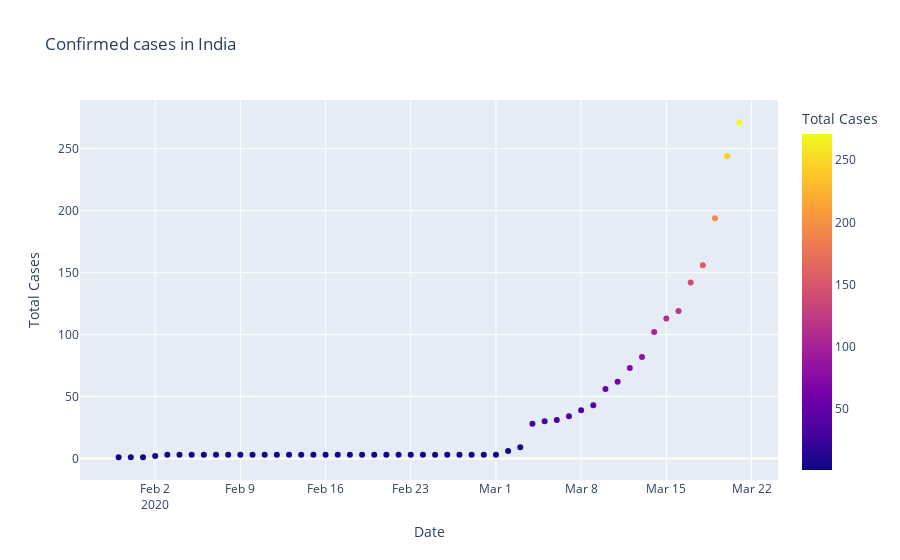

This figure's notebook cell:
### Code cell
fig=plt.figure(figsize=(10,5),dpi=200)
axes=fig.add_axes([0.1,0.1,0.8,0.8])
axes.plot(dbd_India["Date"],dbd_India["Total Cases"],color='blue',marker='*')
axes.set_xlabel("Date")
axes.set_ylabel("Total Cases")
axes.set_title("Confirmed cases in India")
plt.show()


#plotly Express

fig=px.scatter(dbd_India,x="Date",y="Total Cases",color='Total Cases',title='Confirmed cases in India')
fig.show()

### Figure 1 — Plotly figure (JSON) as saved in the notebook; plotly's stock layout.template omitted (floating-point values rounded to 4 significant figures)
{"data": [{"hovertemplate": "Date=%{x}<br>Total Cases=%{marker.color}<extra></extra>", "legendgroup": "", "marker": {"color": [1, 1, 1, 2, 3, 3, 3, 3, 3, 3, 3, 3, 3, 3, 3, 3, 3, 3, 3, 3, 3, 3, 3, 3, 3, 3, 3, 3, 3, 3, 3, 3, 6, 9, 28, 30, 31, 34, 39, 43, 56, 62, 73, 82, 102, 113, 119, 142, 156, 194, 244, 271], "coloraxis": "coloraxis", "symbol": "circle"}, "mode": "markers", "name": "", "showlegend": false, "type": "scatter", "x": ["2020-01-30T00:00:00", "2020-01-31T00:00:00", "2020-02-01T00:00:00", "2020-02-02T00:00:00", "2020-02-03T00:00:00", "2020-02-04T00:00:00", "2020-02-05T00:00:00", "2020-02-06T00:00:00", "2020-02-07T00:00:00", "2020-02-08T00:00:00", "2020-02-09T00:00:00", "2020-02-10T00:00:00", "2020-02-11T00:00:00", "2020-02-12T00:00:00", "2020-02-13T00:00:00", "2020-02-14T00:00:00", "2020-02-15T00:00:00", "2020-02-16T00:00:00", "2020-02-17T00:00:00", "2020-02-18T00:00:00", "2020-02-19T00:00:00", "2020-02-20T00:00:00", "2020-02-21T00:00:00", "2020-02-22T00:00:00", "2020-02-23T00:00:00", "2020-02-24T00:00:00", "2020-02-25T00:00:00", "2020-02-26T00:00:00", "2020-02-27T00:00:00", "2020-02-28T00:00:00", "2020-02-29T00:00:00", "2020-03-01T00:00:00", "2020-03-02T00:00:00", "2020-03-03T00:00:00", "2020-03-04T00:00:00", "2020-03-05T00:00:00", "2020-03-06T00:00:00", "2020-03-07T00:00:00", "2020-03-08T00:00:00", "2020-03-09T00:00:00", "2020-03-10T00:00:00", "2020-03-11T00:00:00", "2020-03-12T00:00:00", "2020-03-13T00:00:00", "2020-03-14T00:00:00", "2020-03-15T00:00:00", "2020-03-16T00:00:00", "2020-03-17T00:00:00", "2020-03-18T00:00:00", "2020-03-19T00:00:00", "2020-03-20T00:00:00", "2020-03-21T00:00:00"], "xaxis": "x", "y": [1, 1, 1, 2, 3, 3, 3, 3, 3, 3, 3, 3, 3, 3, 3, 3, 3, 3, 3, 3, 3, 3, 3, 3, 3, 3, 3, 3, 3, 3, 3, 3, 6, 9, 28, 30, 31, 34, 39, 43, 56, 62, 73, 82, 102, 113, 119, 142, 156, 194, 244, 271], "yaxis": "y"}], "layout": {"coloraxis": {"colorbar": {"title": {"text": "Total Cases"}}, "colorscale": [[0, "#0d0887"], [0.1111, "#46039f"], [0.2222, "#7201a8"], [0.3333, "#9c179e"], [0.4444, "#bd3786"], [0.5556, "#d8576b"], [0.6667, "#ed7953"], [0.7778, "#fb9f3a"], [0.8889, "#fdca26"], [1, "#f0f921"]]}, "legend": {"tracegroupgap": 0}, "title": {"text": "Confirmed cases in India"}, "xaxis": {"anchor": "y", "domain": [0, 1], "title": {"text": "Date"}}, "yaxis": {"anchor": "x", "domain": [0, 1], "title": {"text": "Total Cases"}}}}
